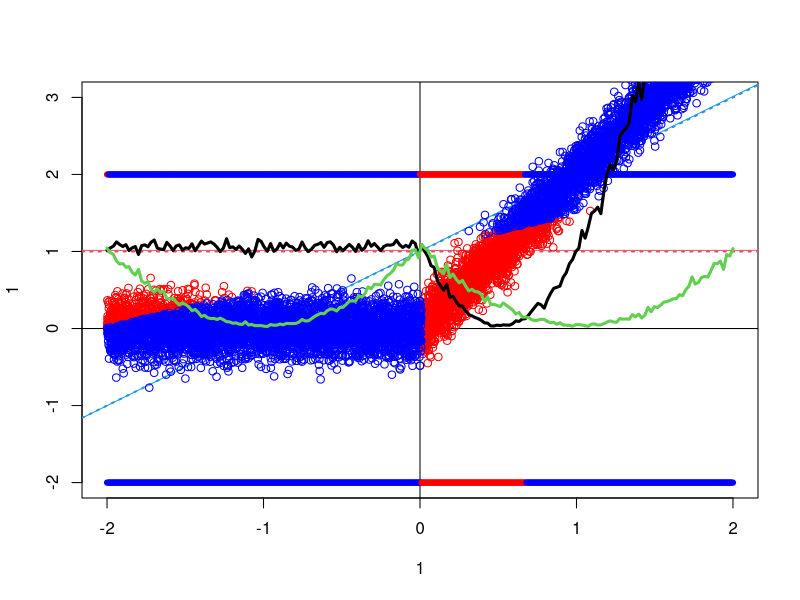

Recreate this plot in R. (Note: this script raises an error after producing the figure.)


# True model y =  beta0 for x<0, and beta0 + beta1x + eps, eps ~ N(0,sigma2)
betaTrue = c(0,2)
sigma2  = 0.2

y.func <- function(x,betaTrue){
  x0 <- x[x<0]
  x1 <- x[x>=0]
  y0 <- rep(betaTrue[1],length(x0))
  y1 <- betaTrue[1] + betaTrue[2]*x1
  y <- rep(NA,length(x))
  y[x<0] <- y0
  y[x>=0] <- y1
  return(y)
}

### Finding least false versions of this model, by sampling

xx = seq(-2,2,0.001)
yy = y.func(xx,betaTrue)
lm.mod = lm(yy~xx)
mod1.lf = c(1,1)
mod0.lf = c(1,0)

# Defining deterministic weights

# Sampling y from the true model, and then keeping these fixed
# Fitting linear model

# Plotting the data, and fitted models

plot(1,1,type="n",xlim=c(-2,2),ylim=c(-2,3))
abline(0,10^5,lwd=1,lty=1)
abline(0,0,lwd=1,lty=1)

abline(mod0.lf[1],mod0.lf[2],col=2,lwd=2,lty=3)
abline(mod1.lf[1],mod1.lf[2],col=4,lwd=2,lty=3)
lines(seq(-2,2,0.01),y.func(seq(-2,2,0.01),betaTrue),lwd=3,lty=2)


# Checking which LEAST FALSE model is best for different x0
x0val = seq(-2,2,0.01)
pred.error.mod0.lf = ((mod0.lf[1]+ mod0.lf[2]*x0val) - (y.func(x0val,betaTrue)))^2
pred.error.mod1.lf = ((mod1.lf[1]+ mod1.lf[2]*x0val) - (y.func(x0val,betaTrue)))^2

best.mod.lf = apply(cbind(pred.error.mod0.lf,pred.error.mod1.lf),MARGIN=1,which.min)-1


for (i in 1:length(best.mod.lf)){
  lines(c(x0val[i],x0val[i+1]),c(2,2),col=ifelse(best.mod.lf[i]==0,"red","blue"),lwd=6)
}

set.seed(12)

n=10000
x = runif(n,-2,2)
y = y.func(x,betaTrue)+rnorm(n,0,sigma2)
lm.mod = lm(y~x)
mod1 = lm.mod$coefficients
mod0 = c(mean(y),0)
y.hat.mod0 = mod0[1]+mod0[2]*x
y.hat.mod1 = mod1[1]+mod1[2]*x

abline(mod0[1],mod0[2],col=2,lwd=1)
abline(mod1[1],mod1[2],col=4,lwd=1)
pred.error.mod0.x = ((mod0[1]+ mod0[2]*x) - (y))^2
pred.error.mod1.x = ((mod1[1]+ mod1[2]*x) - (y))^2
best.mod = apply(cbind(pred.error.mod0.x,pred.error.mod1.x),MARGIN=1,which.min)-1

points(x[best.mod==0],y[best.mod==0],col="red")
points(x[best.mod==1],y[best.mod==1],col="blue")

binned.x <- cut(x,breaks=seq(-2,2,length.out=n/50+1),include.lowest = T)
levels.x = levels(binned.x)

mean.predmod0 = rep(NA,length(length(levels.x)))
mean.predmod1 = rep(NA,length(length(levels.x)))

for (i in 1:length(levels.x)){
  these <- binned.x==levels.x[i]
  mean.predmod0[i] = mean(((mod0[1]+ mod0[2]*x[these]) - (y[these]))^2)
  mean.predmod1[i] = mean(((mod1[1]+ mod1[2]*x[these]) - (y[these]))^2)
}

lines(seq(-2,2,length.out=n/50),mean.predmod0,col=1,lwd=3)
lines(seq(-2,2,length.out=n/50),mean.predmod1,col=3,lwd=3)


# Checking which model is best for different x0
x0val = seq(-2,2,0.01)
pred.error.mod0 = ((mod0[1]+ mod0[2]*x0val) - (y.func(x0val,betaTrue)))^2
pred.error.mod1 = ((mod1[1]+ mod1[2]*x0val) - (y.func(x0val,betaTrue)))^2

best.mod = apply(cbind(pred.error.mod0,pred.error.mod1),MARGIN=1,which.min)-1

for (i in 1:length(best.mod)){
  lines(c(x0val[i],x0val[i+1]),c(-2,-2),col=ifelse(best.mod[i]==0,"red","blue"),lwd=6)
}




(pred.error.mod0.avgwhere0isbest <- mean(pred.error.mod0[best.mod.lf==0]))
(pred.error.mod1.avgwhere0isbest <- mean(pred.error.mod1[best.mod.lf==0]))

(pred.error.mod0.avgwhere1isbest <- mean(pred.error.mod0[best.mod.lf==1]))
(pred.error.mod1.avgwhere1isbest <- mean(pred.error.mod1[best.mod.lf==1]))



# Computing CV contributions for each model
X = cbind(1,x)

HatMatrix.mod0 = X[,1]%*%solve(t(X[,1])%*%X[,1])%*%t(X[,1])
HatMatrix.mod1 = X%*%solve(t(X)%*%X)%*%t(X)

h.vec.mod0 = diag(HatMatrix.mod0)
h.vec.mod1 = diag(HatMatrix.mod1)

res.mod0 = y-y.hat.mod0
res.mod1 = y-y.hat.mod1

CV.contrib.mod0 = (res.mod0/(1-h.vec.mod0))^2
CV.contrib.mod1 = (res.mod1/(1-h.vec.mod1))^2

CV.contrib.mod0/CV.contrib.mod1



mean(CV.contrib.mod0)
mean(CV.contrib.mod1)


plot(log(CV.contrib.mod0[order(x)]))
points(log(CV.contrib.mod1[order(x)]),col=2)

focusVec <- seq(-2,2,0.1)

cv.vec.mod0 = rep(NA,length(focusVec))
cv.vec.mod1 = rep(NA,length(focusVec))


for (i in 1:length(focusVec)){
  focus = focusVec[i]
  weight=1/(focus-x)^2
  weight=weight/sum(weight)

  cv.vec.mod0[i] = mean(CV.contrib.mod0*weight)
  cv.vec.mod1[i] = mean(CV.contrib.mod1*weight)
  print(i)
}

plot(focusVec,cv.vec.mod0,type='l',col="red")
lines(focusVec,cv.vec.mod1,col="blue")




focus=0.4



